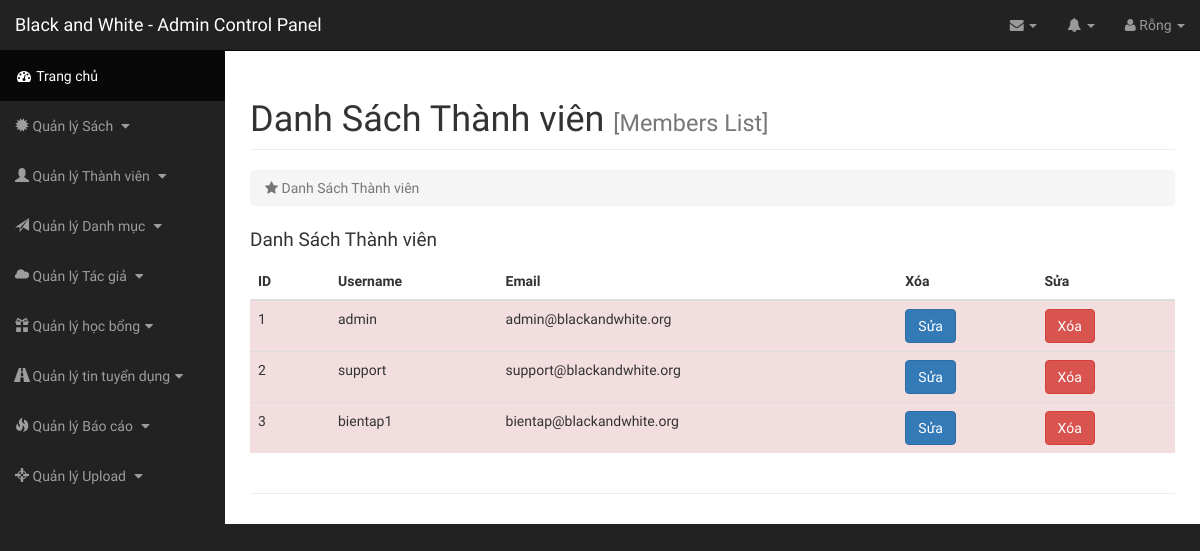
The page /admin/index.php?page=quan-li-thanh-vien (signed in) on the database as committed earlier.
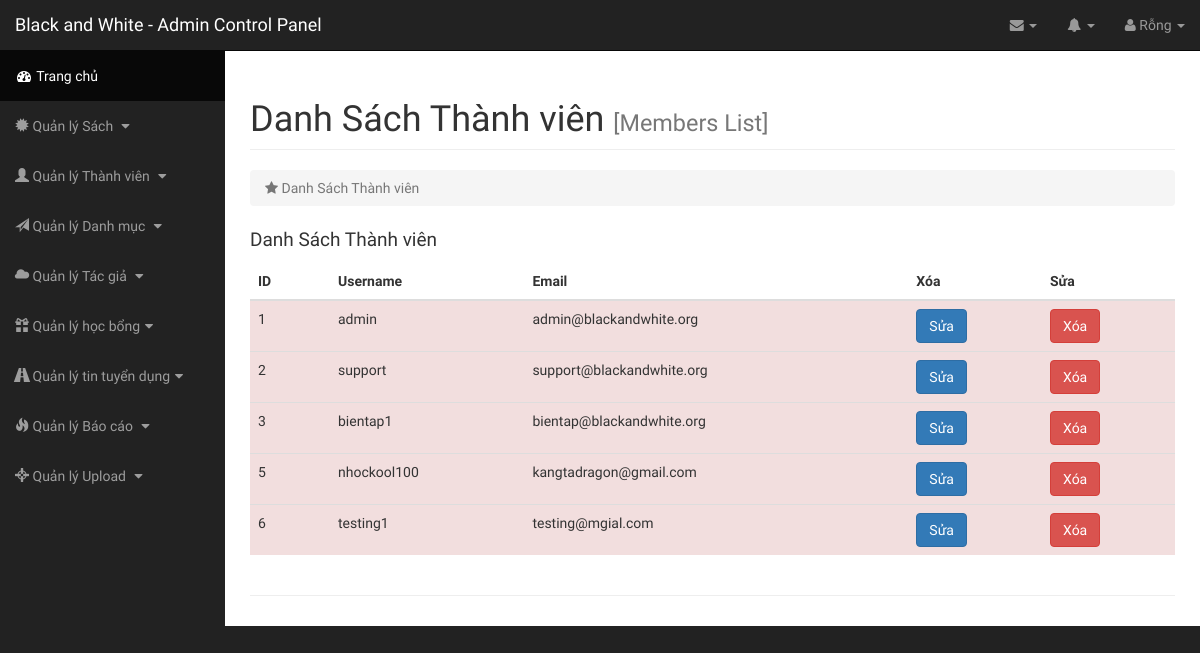
The same page on the database as committed later.
### tables this page shows
CREATE TABLE `users` (
  `userid` int(10) NOT NULL,
  `username` varchar(255) NOT NULL,
  `password` varchar(255) NOT NULL,
  `email` varchar(255) NOT NULL,
  `confirm` tinyint(1) DEFAULT NULL
);

### class/Db.class.php (called while the page is built, shortened)
<?php
class Db{
	private $conn = null;
	public function __construct()
	{
		$host ="mysql:host=". HOST."; dbname=". DB_NAME;
		try
		{
			$this->conn = new PDO($host, DB_USER, DB_PASS);
			$this->conn->query("set names 'utf8' ");
		}
		catch (PDOException $e)
		{
			echo "Không thể kết nối cơ sở dữ liệu";
		}
	}
	private function query($sql, $arr = array(), $mode = PDO::FETCH_ASSOC)
	{
		$pre = $this->conn->prepare($sql);
		if(!$pre->execute($arr))
		{
			echo "Không thể thực thi"; exit;
		}
		return $pre->fetchAll($mode);
	}
	public function select($sql, $arr = array(), $mode = PDO::FETCH_ASSOC)
	{
		return $this->query($sql, $arr, $mode);
	}
}
?>

### admin/inc/membermanager.php (the view)
<div id="page-wrapper">
    <div class="container-fluid">
        <div class="row">
            <div class="col-lg-12">
                <h1 class="page-header">
                    Danh Sách Thành viên <small class="text-muted">[Members List]</small>
                </h1>
                <ol class="breadcrumb">
                    <li class="active">
                        <i class="fa fa-star"></i>   Danh Sách Thành viên
                    </li>
                </ol>
            </div>
        </div>
        <div class="catlist">
          <div class="row">
            <div class="col-sm-12">
              <p class="cat-title"> Danh Sách Thành viên</p>
              <table class="table">
      <thead>
        <tr>
          <th style="width: 80px;">ID</th>
          <th>Username</th>
          <th>Email</th>
          <th>Xóa</th>
          <th>Sửa</th>
        </tr>
      </thead>
      <tbody>
        <?php
          $sql = "SELECT * FROM `users`";
          $rows = $obj->select($sql);
          foreach ($rows as $row) {
        ?>
        <tr class="danger">
          <td class="success"><?php echo $row["userid"]; ?></td>
          <td><?php echo $row["username"]; ?></td>
          <td><?php echo $row["email"]; ?></td>
          <td><a class="btn btn-primary" href="index.php?page=sua-thanh-vien&id=<?php echo $row['userid']; ?>" role="button">Sửa</a></td>
          <td><button class="btn btn-danger deltv"  data-id="<?php echo $row["userid"]; ?>" name="button" id="del-cat-<?php echo $row["userid"]; ?>">Xóa</button></td>
        </tr>
        <?php
          }
        ?>
      </tbody>
    </table>
            </div>
          </div>
        </div>
        <hr>
    </div>
</div>

Rows that differ between the two databases and show on the page:
added users: userid "5", username "nhockool100", email "kangtadragon@gmail.com"
added users: userid "6", username "testing1", email "testing@mgial.com"
